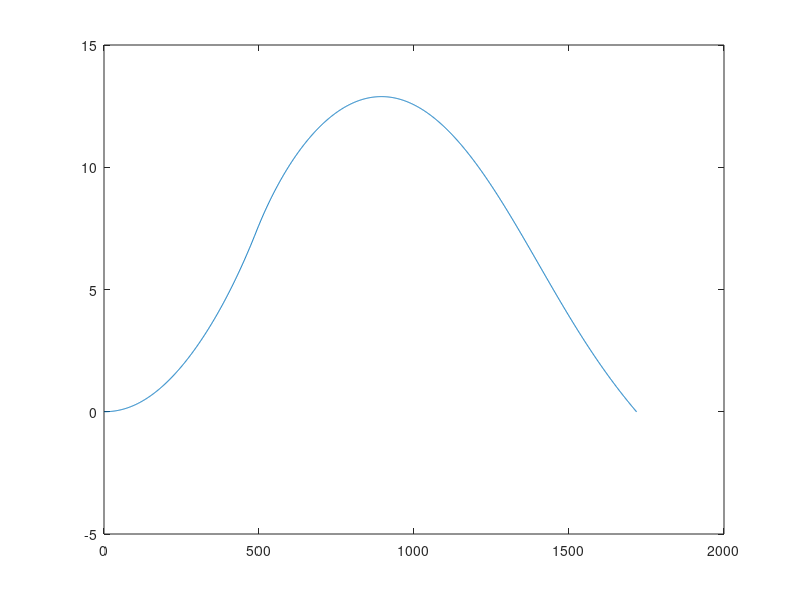

Reproduce this figure in MATLAB.
%% simple flight test code

clear
clc

u_exit = 1620;

thrust = 3310;

m_dot = thrust/u_exit;

throat_r = 0.01;

exit_r = sqrt(8)*throat_r;

body_r = 0.1;

cross_area = pi*body_r*body_r;

Cd = 1.0;

mass = 180;

empty_mass = 80;

dt = 0.1;

y(1) = 1;

y_dot(1) = 0;

tburnout = 0;
i = 1;
while y(i) >= 0
    rho = exp(-y(i)/8500);
    q = 0.625*rho*y_dot(i)^2;
    f = - sign(y_dot(i))*Cd*cross_area*q;
    if (tburnout < 1)
        f = f+thrust;
        mass = mass - m_dot*dt;
        if (mass < empty_mass)
            tburnout = i*dt;
        end
    end
    a = f/mass-9.8;
    y(i+1) = y(i) + y_dot(i)*dt + a*dt*dt*0.5;
    y_dot(i+1) = y_dot(i) + a*dt;
    i = i+1;
end

figure

plot(y./1600);